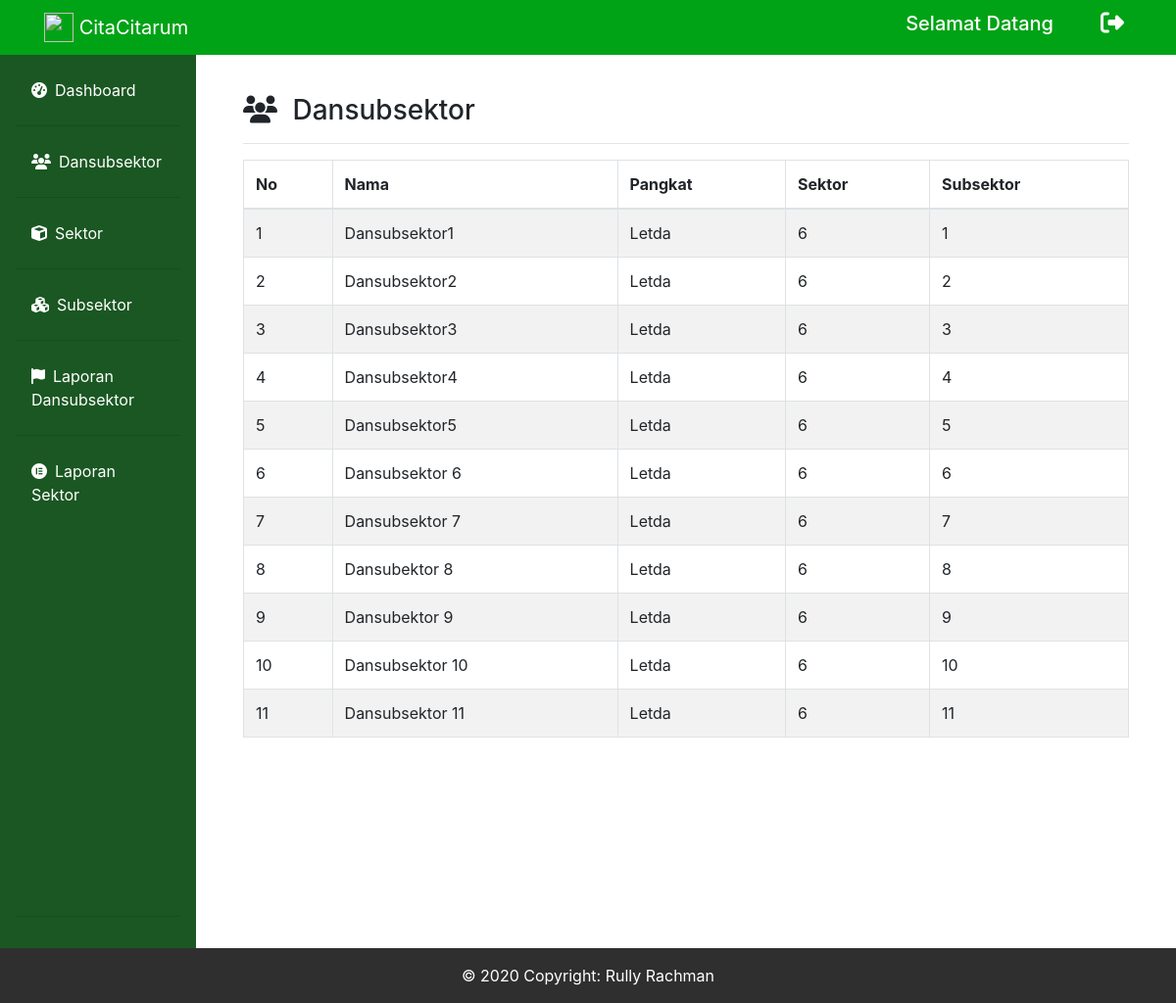
The app's page /dansektor_dansubsektor.php with its own data.
### tables this page shows
CREATE TABLE `dansubsektor` (
  `id_dansubsektor` int(100) NOT NULL,
  `username_dansubsektor` varchar(100) NOT NULL,
  `password_dansubsektor` varchar(100) NOT NULL,
  `nama_dansubsektor` varchar(100) NOT NULL,
  `pangkat_dansubsektor` varchar(50) NOT NULL,
  `id_sektor` int(50) NOT NULL,
  `id_subsektor` int(50) NOT NULL
);

CREATE TABLE `subsektor` (
  `id_subsektor` int(50) NOT NULL,
  `nama_subsektor` varchar(50) NOT NULL,
  `id_sektor` int(50) NOT NULL
);

### dansektor_dansubsektor.php (the view, shortened to what this page needs)
<?php
include("connect.php");
?>
<!doctype html>
<html lang="en">
  <head>
    <link rel="stylesheet" href="https://stackpath.bootstrapcdn.com/bootstrap/4.4.1/css/bootstrap.min.css">
    <link rel="stylesheet" href="fontawesome/css/all.min.css">
  </head>
  <body>
        <nav class="navbar navbar-expand-lg navbar-dark bg-gradient-primary fixed-top" style="background-color: #00A316" id="bar">
            <div class="container">
                <a href="dansektor_dashboard.php" class="navbar-brand" href="index.php">
                    <img src="img/logocitarum.png" width="30" height="30" class="d-inline-block align-top" alt="">  CitaCitarum</a>
                <div class="collapse navbar-collapse" id="navbarText">
                <span class="mr-5"><h5>Selamat Datang <?php echo $_SESSION["name"]?></h5></span>
                <div class="icon">
                    <h4>
                        <a href="dansubsektor_dashboard.php?logout='1'" class="text-decoration-none"><i class="fas fa-sign-out-alt mr-2" data-toggle="tooltip" title="Logout"></i></a>
                    </h4>
                </div>
        </nav>
        <div class="row no-gutters mt-5">
        <div class="col-md-2 pt-2 sidebar" style="background-color:#1A5722">
        <ul class="nav flex-column pl-3 pr-3 pb-3 p-1 pt-3" style="background-color: #1A5722">
            <li class="nav-item">
                <a class="nav-link text-white active" href="dansektor_dashboard.php"><i class="fas fa-tachometer-alt mr-2"></i>Dashboard</a><hr>
            </li>
            <li class="nav-item">
                <a class="nav-link text-white" href="dansektor_dansubsektor.php"><i class="fas fa-users mr-2"></i>Dansubsektor</a><hr>
            </li>
            <li class="nav-item">
                <a class="nav-link text-white" href="dansektor_sektor.php"><i class="fas fa-cube mr-2"></i>Sektor</a><hr>
            </li>
            <li class="nav-item">
                <a class="nav-link text-white" href="dansektor_subsektor.php"><i class="fas fa-cubes mr-2"></i>Subsektor</a><hr>
            </li>
            <li class="nav-item">
                <a class="nav-link text-white" href="dansektor_laporandansubsektor.php"><i class="fas fa-flag mr-2"></i>Laporan Dansubsektor</a><hr>
            </li>
            <li class="nav-item">
                <a class="nav-link text-white" href="dansektor_laporansektor.php" style="margin-bottom: 410px;"><i class="fab fa-elementor mr-2"></i>Laporan Sektor</a><hr>
            </li>
        </ul>
        </div>
        <div class="col-md-10 p-5">
            <h3><i class="fas fa-users mr-2"></i> Dansubsektor</h3>
            <hr>
            <table class="table table-striped table-bordered">
            <thead>
                <tr>
                <th scope="col">No</th>
                <th scope="col">Nama</th>
                <th scope="col">Pangkat</th>
                <th scope="col">Sektor</th>
                <th scope="col">Subsektor</th>
                </tr>
            </thead>
            <tbody>
            <?php
                $query = "SELECT * FROM `dansubsektor` INNER JOIN `subsektor` ON dansubsektor.id_subsektor = subsektor.id_subsektor ORDER BY subsektor.id_subsektor";
                $sql = mysqli_query($conn, $query);
                $no = 1;
                while($row = mysqli_fetch_array($sql)){
                echo "
                    <tr>
                    <td>$no</td>
                    <td>$row[nama_dansubsektor]</td>
                    <td>$row[pangkat_dansubsektor]</td>
                    <td>$row[id_sektor]</td>
                    <td>$row[nama_subsektor]</td>
                    </tr>";
                    $no++;
                }
            ?>
            </tbody>
            </table>
        </div>
    </div>
        <footer>
            <div class="footer-copyright text-center py-3">© 2020 Copyright: Rully Rachman
            </div>
        </footer>
  </body>
</html>

### dansektor_dansubsektor.php (style rules this page uses)
.navbar { color: white; }
.icon a { color: white; text-decoration: none; }
.footer-copyright { background-color: #2f2f2f; color: white; }

### records on screen
dansubsektor: nama_dansubsektor "Dansubsektor1", pangkat_dansubsektor "Letda", id_subsektor.id_sektor "6", id_subsektor.nama_subsektor "1"
dansubsektor: nama_dansubsektor "Dansubsektor2", pangkat_dansubsektor "Letda", id_subsektor.id_sektor "6", id_subsektor.nama_subsektor "2"
dansubsektor: nama_dansubsektor "Dansubsektor3", pangkat_dansubsektor "Letda", id_subsektor.id_sektor "6", id_subsektor.nama_subsektor "3"
dansubsektor: nama_dansubsektor "Dansubsektor4", pangkat_dansubsektor "Letda", id_subsektor.id_sektor "6", id_subsektor.nama_subsektor "4"
dansubsektor: nama_dansubsektor "Dansubsektor5", pangkat_dansubsektor "Letda", id_subsektor.id_sektor "6", id_subsektor.nama_subsektor "5"
dansubsektor: nama_dansubsektor "Dansubsektor 6", pangkat_dansubsektor "Letda", id_subsektor.id_sektor "6", id_subsektor.nama_subsektor "6"
dansubsektor: nama_dansubsektor "Dansubsektor 7", pangkat_dansubsektor "Letda", id_subsektor.id_sektor "6", id_subsektor.nama_subsektor "7"
dansubsektor: nama_dansubsektor "Dansubektor 8", pangkat_dansubsektor "Letda", id_subsektor.id_sektor "6", id_subsektor.nama_subsektor "8"
dansubsektor: nama_dansubsektor "Dansubektor 9", pangkat_dansubsektor "Letda", id_subsektor.id_sektor "6", id_subsektor.nama_subsektor "9"
dansubsektor: nama_dansubsektor "Dansubsektor 10", pangkat_dansubsektor "Letda", id_subsektor.id_sektor "6", id_subsektor.nama_subsektor "10"
dansubsektor: nama_dansubsektor "Dansubsektor 11", pangkat_dansubsektor "Letda", id_subsektor.id_sektor "6", id_subsektor.nama_subsektor "11"
